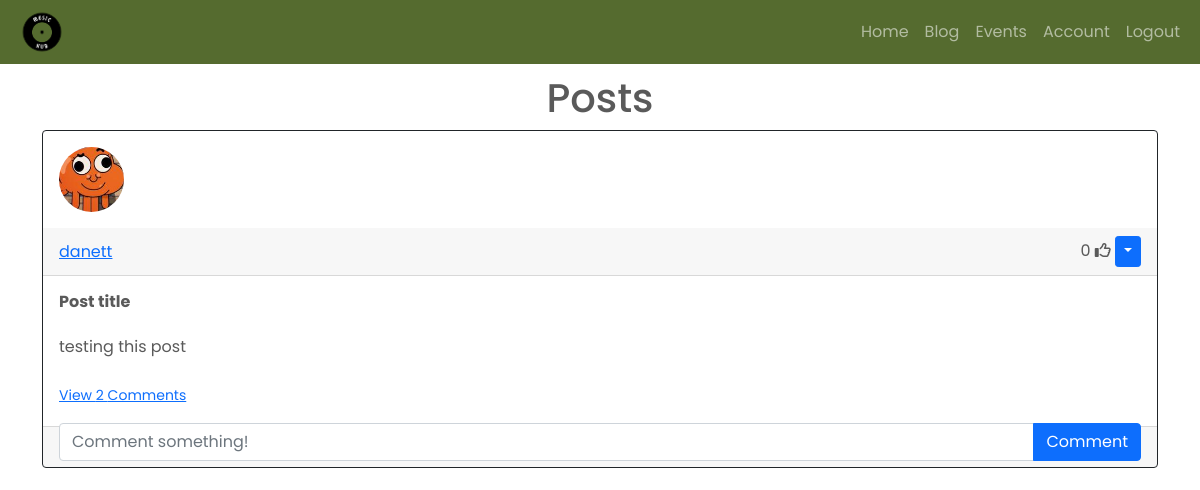
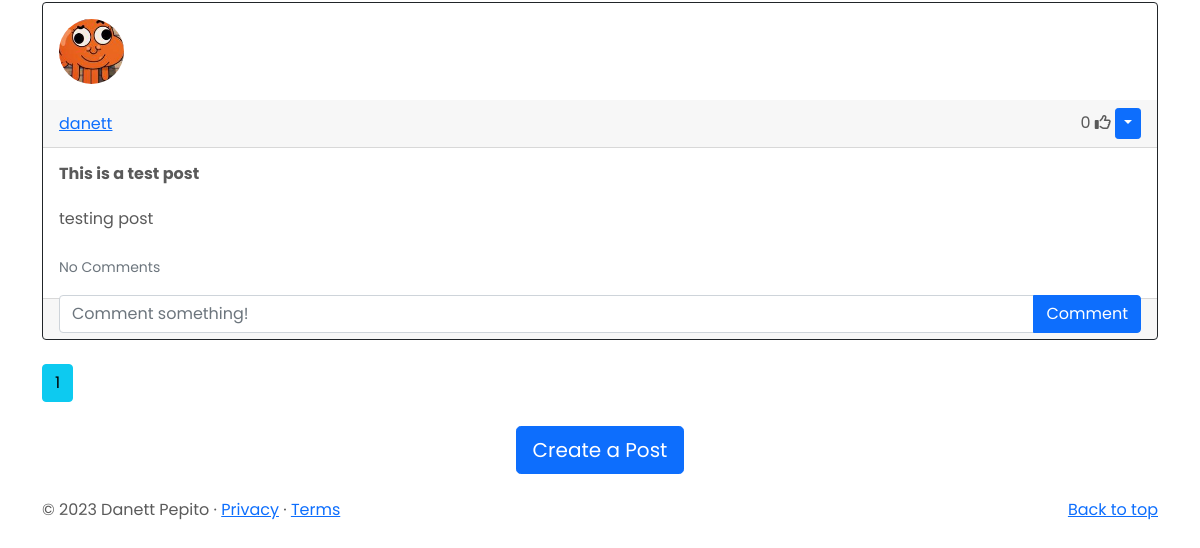
Page /blog (signed in) on the earlier database version (2 pictures, top to bottom).
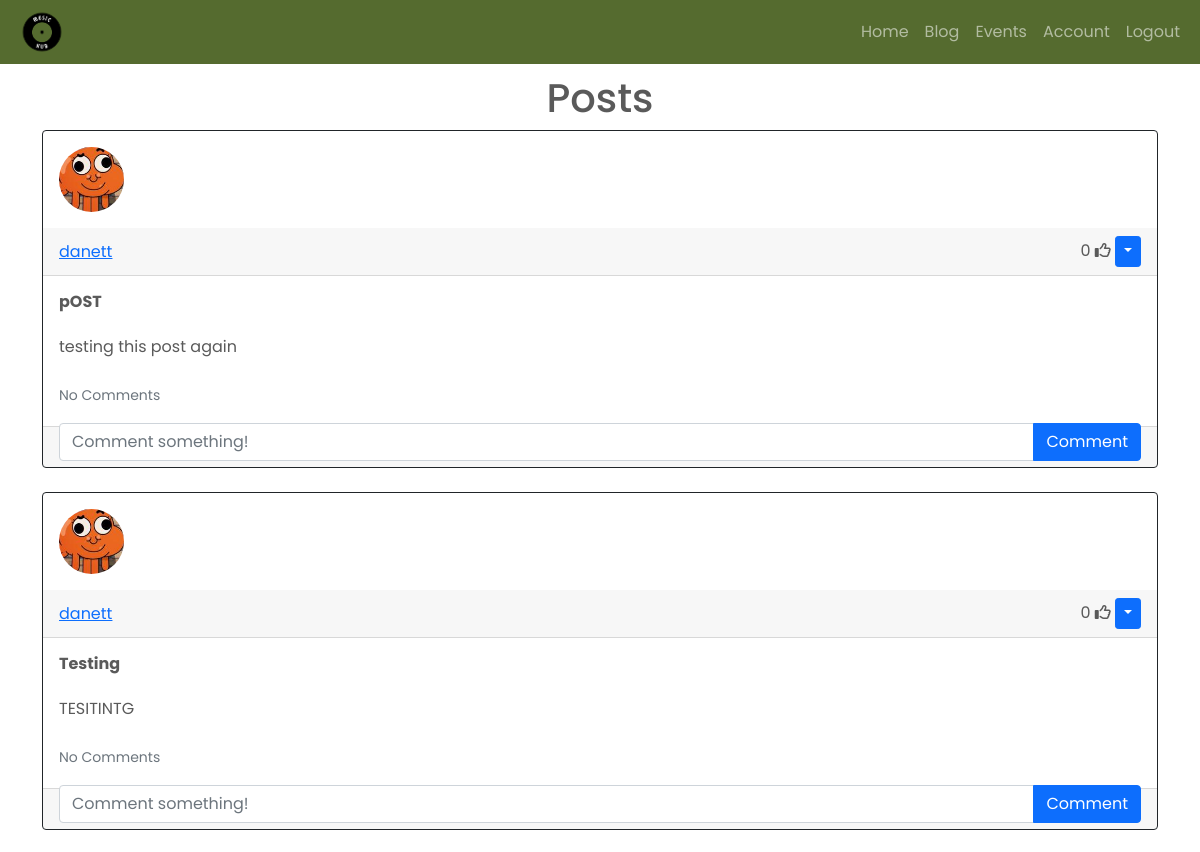
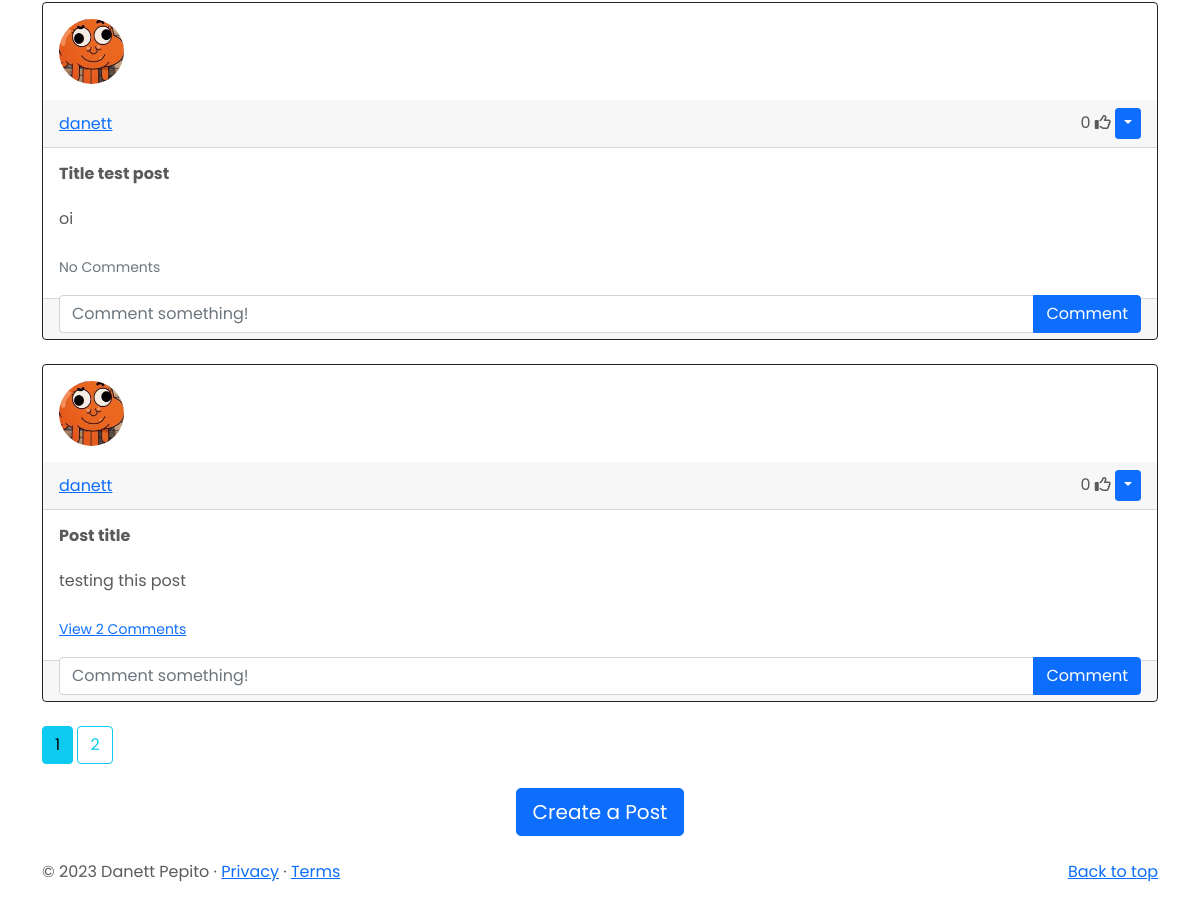
Same page on the later database version (2 pictures, top to bottom).
### website/models.py (models this page shows)
class Post(db.Model):
    id = db.Column(db.Integer, primary_key=True)
    title = db.Column(db.String(100), nullable=False)
    text = db.Column(db.Text, nullable=False)
    date_created = db.Column(db.DateTime(timezone=True), default=func.now())
    author = db.Column(db.Integer, db.ForeignKey(
        'user.id', ondelete="CASCADE"), nullable=False)  # Foreign key referencing the User who authored the post
    comments = db.relationship('Comment', backref='post', passive_deletes=True)
    likes = db.relationship('Like', backref='post', passive_deletes=True)

class User(db.Model, UserMixin):
    id = db.Column(db.Integer, primary_key=True)
    email = db.Column(db.String(150), unique=True)
    username = db.Column(db.String(150), unique=True)
    password = db.Column(db.String(150))
    image_file = db.Column(db.String(20), nullable=False, default='default.jpg')
    date_created = db.Column(db.DateTime(timezone=True), default=func.now())
    posts = db.relationship('Post', backref='user', passive_deletes=True)
    comments = db.relationship('Comment', backref='user', passive_deletes=True)
    likes = db.relationship('Like', backref='user', passive_deletes=True)

### website/views.py (the view)
@views.route("/blog")
@login_required
def blog():
    page = request.args.get('page', 1, type=int)
    posts = Post.query.order_by(Post.date_created.desc()).paginate(page=page, per_page=4)
    return render_template("blog.html", user=current_user, posts=posts)

### website/templates/blog.html
{% extends "posts_div.html" %} {% block title %}Blog{% endblock %}

### website/templates/posts_div.html (shortened to what this page needs)
{% extends "base.html" %} {% block title %}Home{% endblock %} {% block content
%}
<h1 align="center">{% block header %}Posts{% endblock %}</h1>
<div id="posts">
  {% for post in posts %}
  <div class="card border-dark">
    <img class="rounded-circle article-img" src="{{ url_for('static', filename='profile_pics/' + post.user.image_file) }}">
    <div class="card-header d-flex justify-content-between align-items-center">
      <a href="/posts/{{post.user.username}}">{{post.user.username}}</a>
      <div>
        <span id="likes-count-{{post.id}}">
        {{ post.likes|length }}</span>
        {% if user.id in post.likes|map(attribute="author")|list %}
        <i
          class="fas fa-thumbs-up"
          id="like-button-{{post.id}}"
          onclick="like({{post.id}})"
        ></i>
        {% else %}
        <i
          class="far fa-thumbs-up"
          id="like-button-{{post.id}}"
          onclick="like({{post.id}})"
        ></i>
        {% endif %} {% if user.id == post.author %}
        <div class="btn-group">
          <button
            type="button"
            class="btn btn-sm btn-primary dropdown-toggle"
            data-bs-toggle="dropdown"
          ></button>
      </div>
      {% endif %}
      </div>
    </div>
    <div class="card-body">
      <div class="card-text post-title">{{post.title}}</div>
      <br />
      <div class="card-text">{{post.text}}</div>
      <br />
      <p class="card-text">
        {% if post.comments|length > 0 %}
        <a data-bs-toggle="collapse" href="#comments-{{post.id}}" role="button">
          <small>View {{post.comments|length}} Comments</small>
        </a>
        {% else %}
        <small class="text-muted">No Comments</small>
        {% endif %}
      </p>
      <form
        class="input-group mb-3"
        method="POST"
        action="/create-comment/{{post.id}}"
      >
        <input
          type="text"
          id="text"
          name="text"
          class="form-control"
          placeholder="Comment something!"
        />
        <button type="submit" class="btn btn-primary">Comment</button>
      </form>
    </div>
    <div class="card-footer text-muted">{{post.date_created}}</div>
  </div>
  <br /> {% endfor %}
</div>
{% for page_num in posts.iter_pages(left_edge=1, right_edge=1, left_current=1, right_current=2) %}
{% if page_num %}
  {% if posts.page == page_num %}
    <a class="btn btn-info mb-4" href="{{ url_for('views.blog', page=page_num)}}">{{ page_num }}</a>
  {% else %}
    <a class="btn btn-outline-info mb-4" href="{{ url_for('views.blog', page=page_num)}}">{{ page_num }}</a>
  {% endif %}
{% else %}
  ...
{% endif %}
{% endfor %}
{% block footer %}
<div align="center">
  <a href="/create-post"
    ><button type="button" class="btn btn-primary btn-lg">
      Create a Post
    </button></a
  >
</div>
<br />
  {% endblock %} {% endblock %}

### website/templates/base.html (shortened to what this page needs)
<!DOCTYPE html>
<html lang="en">
  <head>
    <link
      href="https://cdn.jsdelivr.net/npm/bootstrap@5.0.2/dist/css/bootstrap.min.css"
      rel="stylesheet"
    />
      <link rel="stylesheet" type="text/css" href="{{ url_for('static', filename='styles.css') }}">
  </head>
  <body>
    <nav class="navbar navbar-expand-lg navbar-dark sticky-lg-top">
      <div class="container-fluid">
      <a class="navbar-brand" href="/home">
        <img id="navbar_logo" src="../static/assets/Music.png" alt="Logo" />
      </a>
        <div class="collapse navbar-collapse" id="navbar">
          <div class="navbar-nav">
            <a class="nav-item nav-link" href="/home">Home</a>
            {% if user.is_authenticated %}
            <a class="nav-item nav-link" href="/blog">Blog</a>
            <a class="nav-item nav-link" href="/events">Events</a>
            <a class="nav-item nav-link" href="/account">Account</a>
            <a class="nav-item nav-link" href="/logout">Logout</a>
            {% else %}
            <a class="nav-item nav-link" href="/login">Login</a>
            <a class="nav-item nav-link" href="/sign-up">Sign Up</a>
            {% endif %}
          </div>
        </div>
      </div>
    </nav>
    <div class="container">{% block content %}{% endblock %}</div>
    <footer class="container">
      <div class="footer">
        <p class="float-end"><a href="#">Back to top</a></p>
        <p>&copy; 2023 Danett Pepito &middot; <a href="#">Privacy</a> &middot; <a href="#">Terms</a></p>
      </div>
    </footer>
  </body>
</html>

### website/static/styles.css (style rules this page uses)
html, body { color: #5a5a5a; font-family: 'Montserrat', sans-serif; font-family: 'Poppins', sans-serif; min-height: 100%; position: relative; }
.article-img { height: 65px; width: 65px; margin: 16px; }
.post-title { font-weight: bold; line-height: 1.2; }
#navbar_logo { height: 60px; }
.navbar { background-color: #556B2F; height: 4rem; margin-bottom: 10px; }
.nav-item { border-top: 4px solid transparent; border-bottom: 4px solid transparent; }
.navbar-nav { margin-left: auto; }
.footer { height: 50px; position: relative; bottom: 0; width: 100%; }
.card-body { height: 150px; }

Differences in the rows shown:
no longer on this page (row unchanged): Post: image_file (picture), user.username "danett", likes|length "0", title "This is a test post", text "testing post", shows "No Comments"
added Post: image_file (picture), user.username "danett", likes|length "0", title "pOST", text "testing this post again", shows "No Comments"
added Post: image_file (picture), user.username "danett", likes|length "0", title "Testing", text "TESITINTG", shows "No Comments"
added Post: image_file (picture), user.username "danett", likes|length "0", title "Title test post", text "oi", shows "No Comments"
Other differences:
new list line: "2"
